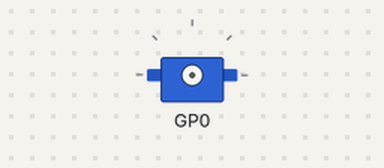
A program run on a simulated Raspberry Pi Pico running MicroPython. Parts: servo. Servo angles are drawn from the pulse width (0.5 ms = 0°, 2.5 ms = 180°); what the program prints to the serial console is not drawn.

Above: at 0.05 s.
Timing chart, 0 to 3.0 s (numbered marks = the images above):
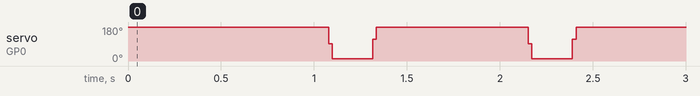

The program:

ServoClassPractice.py
```python
'''

'''
# import time
# from machine import Pin
# import rp2
# @rp2.asm_pio(set_init=rp2.PIO.OUT_LOW,out_shiftdir=rp2.PIO.SHIFT_RIGHT)
# def servoSet():
#     wrap_target()
#     mov(x,osr)
#     mov(y,isr)
#     set(pins,0)
#     label('timeLoop')
#     jmp(x_not_y,'nxt')
#     set(pins,1)
#     label('nxt')
#     jmp(y_dec,'timeLoop')
#     wrap()
# sm0 = rp2.StateMachine(0,servoSet, freq=2000000, set_base=Pin(0))
# sm0.active(1)
# sm0.put(20000)
# sm0.exec("pull()")
# sm0.exec("mov(isr,osr)")
# sm1 = rp2.StateMachine(1,servoSet, freq=2000000, set_base=Pin(21))
# sm1.active(1)
# sm1.put(20000)
# sm1.exec("pull()")
# sm1.exec("mov(isr,osr)")
# while True:
#     for angle in range(0,180,1):
#         pw=int(500+angle*2000/180)
#         sm0.put(pw)
#         sm0.exec("pull()")
#         sm1.put(3000-pw)
#         sm1.exec("pull()")
#     time.sleep(5)
#     for angle in range(180,0,-1):
#         pw=int(500+angle*2000/180)
#         sm0.put(pw)
#         sm0.exec("pull()")
#         sm1.put(3000-pw)
#         sm1.exec("pull()")
###~~~~~~~THis works
import time
from machine import Pin
import rp2
class servoState:
    counter=0
    freq=2000000
    @rp2.asm_pio(set_init=rp2.PIO.OUT_LOW,out_shiftdir=rp2.PIO.SHIFT_RIGHT)
    def servoSet():
        wrap_target()
        mov(x,osr)
        mov(y,isr)
        set(pins,0)
        label('timeLoop')
        jmp(x_not_y,'nxt')
        set(pins,1)
        label('nxt')
        jmp(y_dec,'timeLoop')
        wrap()
    def __init__(self,servoPin):
        self.sm = rp2.StateMachine(servoState.counter,servoState.servoSet, servoState.freq, set_base=Pin(servoPin))
        servoState.counter=servoState.counter+1
        self.sm.active(1)
        self.sm.put(20000)
        self.sm.exec("pull()")
        self.sm.exec("mov(isr,osr)")
        print('StateMachine: '+str(servoState.counter)+' created')

    def servoAngle(self,angle):
        pw=int(500+angle*2000/180)
        self.sm.put(pw)
        self.sm.exec('pull()')

myServo1=servoState(0)
while True:
    for angle in range(0,180,1):
        myServo1.servoAngle(angle)

    time.sleep(1)
    for angle in range(180,0,-1):
        myServo1.servoAngle(angle)


        
```

Measured:
- by itself, servo on GP0: repeats every 1.1 s: 91° 0.02 s, 12° 0.22 s, 114° 0.02 s, 179° 0.80 s, 178° 0.02 s
